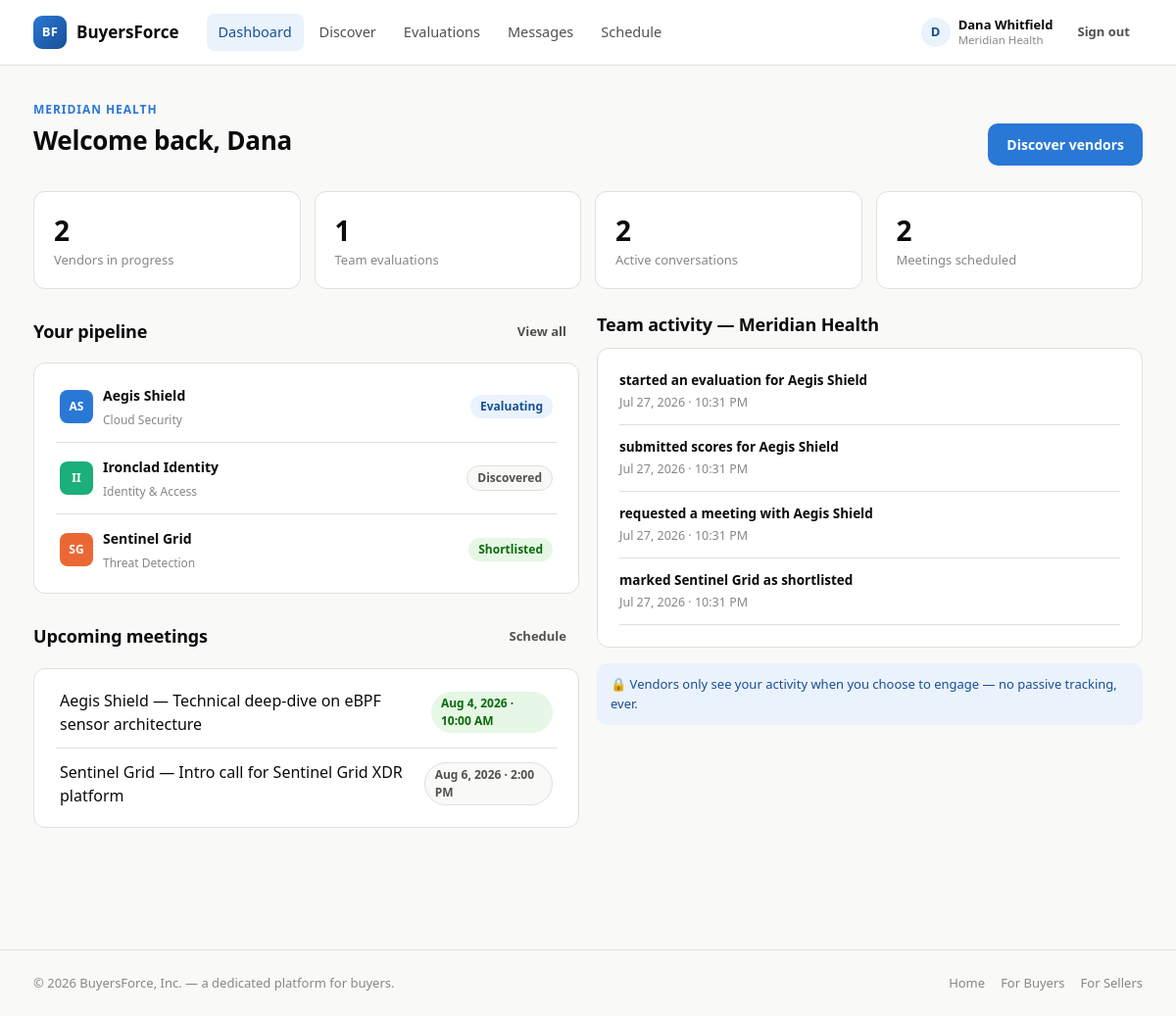
/app/buyer (signed in), run on the app's committed database.
### tables this page shows
CREATE TABLE users (
    id INTEGER PRIMARY KEY AUTOINCREMENT,
    role TEXT NOT NULL CHECK (role IN ('buyer','seller')),
    name TEXT NOT NULL,
    email TEXT NOT NULL UNIQUE,
    password_hash TEXT NOT NULL,
    company TEXT NOT NULL,
    title TEXT DEFAULT '',
    created_at TEXT NOT NULL DEFAULT (datetime('now'))
);

CREATE TABLE shortlist (
    id INTEGER PRIMARY KEY AUTOINCREMENT,
    buyer_user_id INTEGER NOT NULL REFERENCES users(id),
    vendor_id INTEGER NOT NULL REFERENCES vendors(id),
    status TEXT NOT NULL DEFAULT 'discovered' CHECK (status IN ('discovered','evaluating','shortlisted','selected','passed')),
    created_at TEXT NOT NULL DEFAULT (datetime('now')),
    UNIQUE(buyer_user_id, vendor_id)
);

CREATE TABLE vendors (
    id INTEGER PRIMARY KEY AUTOINCREMENT,
    seller_user_id INTEGER NOT NULL REFERENCES users(id),
    company_name TEXT NOT NULL,
    category TEXT NOT NULL,
    tagline TEXT NOT NULL DEFAULT '',
    description TEXT NOT NULL DEFAULT '',
    website TEXT NOT NULL DEFAULT '',
    accent TEXT NOT NULL DEFAULT '#2a78d6',
    initials TEXT NOT NULL DEFAULT 'VN',
    created_at TEXT NOT NULL DEFAULT (datetime('now'))
);

CREATE TABLE meetings (
    id INTEGER PRIMARY KEY AUTOINCREMENT,
    buyer_user_id INTEGER NOT NULL REFERENCES users(id),
    vendor_id INTEGER NOT NULL REFERENCES vendors(id),
    proposed_time TEXT NOT NULL,
    note TEXT NOT NULL DEFAULT '',
    status TEXT NOT NULL DEFAULT 'requested' CHECK (status IN ('requested','confirmed','declined')),
    created_at TEXT NOT NULL DEFAULT (datetime('now'))
);

CREATE TABLE activity_log (
    id INTEGER PRIMARY KEY AUTOINCREMENT,
    user_id INTEGER NOT NULL REFERENCES users(id),
    verb TEXT NOT NULL,
    detail TEXT NOT NULL DEFAULT '',
    created_at TEXT NOT NULL DEFAULT (datetime('now'))
);

### app.py (the view)
@app.route("/app/buyer")
@role_required("buyer")
def buyer_dashboard():
    u = g.user
    shortlisted = dbm.query(
        "SELECT s.*, v.company_name, v.category, v.accent, v.initials FROM shortlist s "
        "JOIN vendors v ON v.id = s.vendor_id WHERE s.buyer_user_id = ? "
        "ORDER BY s.created_at DESC LIMIT 6",
        (u["id"],),
    )
    counts = {
        "shortlisted": dbm.query(
            "SELECT COUNT(*) c FROM shortlist WHERE buyer_user_id=? AND status IN "
            "('shortlisted','evaluating','selected')", (u["id"],), one=True
        )["c"],
        "evaluations": dbm.query(
            "SELECT COUNT(*) c FROM evaluations WHERE company=?", (u["company"],), one=True
        )["c"],
        "unread_threads": dbm.query(
            "SELECT COUNT(DISTINCT t.id) c FROM threads t JOIN messages m ON m.thread_id=t.id "
            "WHERE (t.buyer_user_id=? OR (t.type!='vendor' AND t.created_by=?))",
            (u["id"], u["id"]), one=True
        )["c"],
        "meetings": dbm.query(
            "SELECT COUNT(*) c FROM meetings WHERE buyer_user_id=? AND status!='declined'",
            (u["id"],), one=True
        )["c"],
    }
    recent_activity = dbm.query(
        "SELECT * FROM activity_log WHERE user_id IN "
        "(SELECT id FROM users WHERE company=? AND role='buyer') "
        "ORDER BY created_at DESC LIMIT 8",
        (u["company"],),
    )
    upcoming_meetings = dbm.query(
        "SELECT me.*, v.company_name FROM meetings me JOIN vendors v ON v.id = me.vendor_id "
        "WHERE me.buyer_user_id = ? AND me.status != 'declined' "
        "ORDER BY me.proposed_time ASC LIMIT 5",
        (u["id"],),
    )
    return render_template(
        "buyer/dashboard.html",
        counts=counts,
        shortlisted=shortlisted,
        recent_activity=recent_activity,
        upcoming_meetings=upcoming_meetings,
    )

### app.py (called while the page is built)
@app.before_request
def load_logged_in_user():
    user_id = session.get("user_id")
    if user_id is None:
        g.user = None
    else:
        g.user = dbm.query("SELECT * FROM users WHERE id = ?", (user_id,), one=True)

def role_required(role):
    def decorator(view):
        @wraps(view)
        def wrapped(*args, **kwargs):
            if g.user is None:
                flash("Please sign in to continue.", "error")
                return redirect(url_for("login"))
            if g.user["role"] != role:
                flash(f"That area is for {role}s.", "error")
                return redirect(url_for("home_for_role", role=g.user["role"]))
            return view(*args, **kwargs)
        return wrapped
    return decorator

def fmt_time(value):
    if not value:
        return ""
    for pattern in ("%Y-%m-%d %H:%M:%S", "%Y-%m-%dT%H:%M:%S", "%Y-%m-%dT%H:%M"):
        try:
            dt = datetime.strptime(value, pattern)
            return dt.strftime("%b %-d, %Y · %-I:%M %p")
        except ValueError:
            continue
    return value

### db.py (called while the page is built)
def get_db():
    if "db" not in g:
        g.db = sqlite3.connect(DB_PATH)
        g.db.row_factory = sqlite3.Row
        g.db.execute("PRAGMA foreign_keys = ON")
    return g.db

def query(sql, args=(), one=False):
    cur = get_db().execute(sql, args)
    rv = cur.fetchall()
    cur.close()
    return (rv[0] if rv else None) if one else rv

### templates/buyer/dashboard.html (shortened to what this page needs)
{% extends "base.html" %}
{% block content %}
<div class="page-header">
  <div>
    <span class="eyebrow">{{ g.user.company }}</span>
    <h1>Welcome back, {{ g.user.name.split(' ')[0] }}</h1>
  </div>
  <a href="{{ url_for('buyer_discover') }}" class="btn btn-primary">Discover vendors</a>
</div>
<div class="stat-row">
  <div class="stat-tile"><div class="stat-value">{{ counts.shortlisted }}</div><div class="stat-label">Vendors in progress</div></div>
  <div class="stat-tile"><div class="stat-value">{{ counts.evaluations }}</div><div class="stat-label">Team evaluations</div></div>
  <div class="stat-tile"><div class="stat-value">{{ counts.unread_threads }}</div><div class="stat-label">Active conversations</div></div>
  <div class="stat-tile"><div class="stat-value">{{ counts.meetings }}</div><div class="stat-label">Meetings scheduled</div></div>
</div>
<div class="grid grid-2" style="align-items:start;">
  <div>
    <div class="section-title"><h2>Your pipeline</h2><a href="{{ url_for('buyer_discover') }}" class="btn btn-ghost btn-sm">View all</a></div>
    {% if shortlisted %}
    <div class="card" style="padding:8px 22px;">
      {% for s in shortlisted %}
      <div class="mock-row">
        <div class="mock-vendor">
          <span class="mock-logo" style="background:{{ s.accent }};">{{ s.initials }}</span>
          <span><a href="{{ url_for('buyer_vendor', vendor_id=s.vendor_id) }}"><strong style="font-size:14px;">{{ s.company_name }}</strong></a><br>
          <span style="font-size:12px;color:var(--ink-muted);">{{ s.category }}</span></span>
        </div>
        <span class="badge {{ 'badge-good' if s.status in ['shortlisted','selected'] else ('badge-brand' if s.status == 'evaluating' else 'badge-neutral') }}">{{ s.status|capitalize }}</span>
      </div>
      {% endfor %}
    </div>
    {% else %}
    <div class="card empty-state"><div class="icon">🔎</div>No vendors yet — start discovering.</div>
    {% endif %}
    <div class="section-title" style="margin-top:26px;"><h2>Upcoming meetings</h2><a href="{{ url_for('buyer_schedule') }}" class="btn btn-ghost btn-sm">Schedule</a></div>
    {% if upcoming_meetings %}
    <div class="card" style="padding:8px 22px;">
      {% for m in upcoming_meetings %}
      <div class="mock-row">
        <span>{{ m.company_name }} — {{ m.note }}</span>
        <span class="badge {{ 'badge-good' if m.status == 'confirmed' else 'badge-neutral' }}">{{ m.proposed_time|fmt_time }}</span>
      </div>
      {% endfor %}
    </div>
    {% else %}
    <div class="card empty-state"><div class="icon">🗓️</div>No meetings scheduled yet.</div>
    {% endif %}
  </div>
  <div>
    <div class="section-title"><h2>Team activity — {{ g.user.company }}</h2></div>
    <div class="card">
      {% if recent_activity %}
      <ul style="display:flex; flex-direction:column; gap:12px;">
        {% for a in recent_activity %}
        <li style="font-size:13.5px; border-bottom:1px solid var(--gridline); padding-bottom:12px;">
          <strong>{{ a.verb }}</strong>
          <div class="hint">{{ a.created_at|fmt_time }}</div>
        </li>
        {% endfor %}
      </ul>
      {% else %}
      <div class="empty-state"><div class="icon">📋</div>No team activity yet.</div>
      {% endif %}
    </div>
    <div class="privacy-note" style="margin-top:16px;">
      🔒 Vendors only see your activity when you choose to engage — no passive tracking, ever.
    </div>
  </div>
</div>
{% endblock %}

### templates/base.html (shortened to what this page needs)
<!doctype html>
<html lang="en">
<head>
  <link rel="stylesheet" href="{{ url_for('static', filename='css/style.css') }}">
</head>
<body class="{{ body_class|default('') }}">
  <header class="topbar">
    <div class="topbar-inner">
      <a class="brand" href="{{ url_for('landing') }}">
        <span class="brand-mark">BF</span>
        <span class="brand-name">BuyersForce</span>
      </a>
      {% if g.user %}
        <nav class="main-nav">
          {% if g.user.role == 'buyer' %}
            <a href="{{ url_for('buyer_dashboard') }}" class="{{ 'active' if request.endpoint == 'buyer_dashboard' }}">Dashboard</a>
            <a href="{{ url_for('buyer_discover') }}" class="{{ 'active' if request.endpoint in ['buyer_discover','buyer_vendor','buyer_compare'] }}">Discover</a>
            <a href="{{ url_for('buyer_evaluations') }}" class="{{ 'active' if request.endpoint and request.endpoint.startswith('buyer_evaluation') }}">Evaluations</a>
            <a href="{{ url_for('buyer_messages') }}" class="{{ 'active' if request.endpoint in ['buyer_messages','buyer_thread'] }}">Messages</a>
            <a href="{{ url_for('buyer_schedule') }}" class="{{ 'active' if request.endpoint == 'buyer_schedule' }}">Schedule</a>
          {% endif %}
        </nav>
        <div class="user-menu">
          <span class="user-chip">
            <span class="user-avatar">{{ g.user.name[0] }}</span>
            <span class="user-meta">
              <span class="user-name">{{ g.user.name }}</span>
              <span class="user-company">{{ g.user.company }}</span>
            </span>
          </span>
          <a href="{{ url_for('logout') }}" class="btn btn-ghost btn-sm">Sign out</a>
        </div>
      {% endif %}
    </div>
  </header>
  <main class="page {{ 'page-wide' if wide|default(false) else '' }}">
    {% block content %}{% endblock %}
  </main>
  <footer class="site-footer">
    <div class="site-footer-inner">
      <span>&copy; 2026 BuyersForce, Inc. — a dedicated platform for buyers.</span>
      <span class="footer-links">
        <a href="{{ url_for('landing') }}">Home</a>
        <a href="{{ url_for('landing') }}#buyers">For Buyers</a>
        <a href="{{ url_for('landing') }}#sellers">For Sellers</a>
      </span>
    </div>
  </footer>
</body>
</html>

### data on the page
users: user "D", user.name "Dana Whitfield", user.company "Meridian Health", user.company "MERIDIAN HEALTH", user.name "Dana"
shortlist: initials "AS", company_name "Aegis Shield", category "Cloud Security", status "Evaluating"
shortlist: initials "II", company_name "Ironclad Identity", category "Identity & Access", status "Discovered"
shortlist: initials "SG", company_name "Sentinel Grid", category "Threat Detection", status "Shortlisted"
meetings: company_name "Aegis Shield", note "Technical deep-dive on eBPF sensor architecture", proposed_time|fmt_time "Aug 4, 2026 · 10:00 AM"
meetings: company_name "Sentinel Grid", note "Intro call for Sentinel Grid XDR platform", proposed_time|fmt_time "Aug 6, 2026 · 2:00 PM"
activity_log: verb "started an evaluation for Aegis Shield", created_at|fmt_time "Jul 27, 2026 · 10:31 PM"
activity_log: verb "submitted scores for Aegis Shield", created_at|fmt_time "Jul 27, 2026 · 10:31 PM"
activity_log: verb "requested a meeting with Aegis Shield", created_at|fmt_time "Jul 27, 2026 · 10:31 PM"
activity_log: verb "marked Sentinel Grid as shortlisted", created_at|fmt_time "Jul 27, 2026 · 10:31 PM"

### other printed values
{{ counts.shortlisted }} "2"
{{ counts.evaluations }} "1"
{{ counts.unread_threads }} "2"
{{ counts.meetings }} "2"
